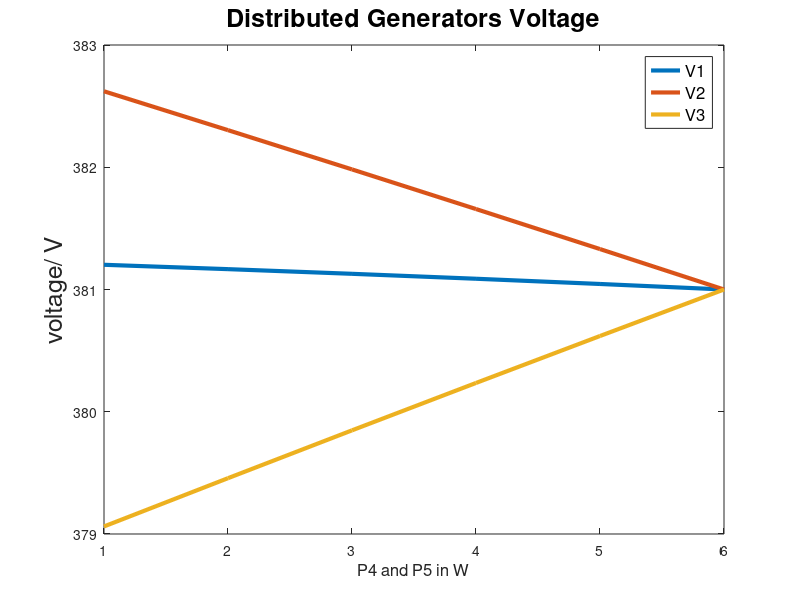
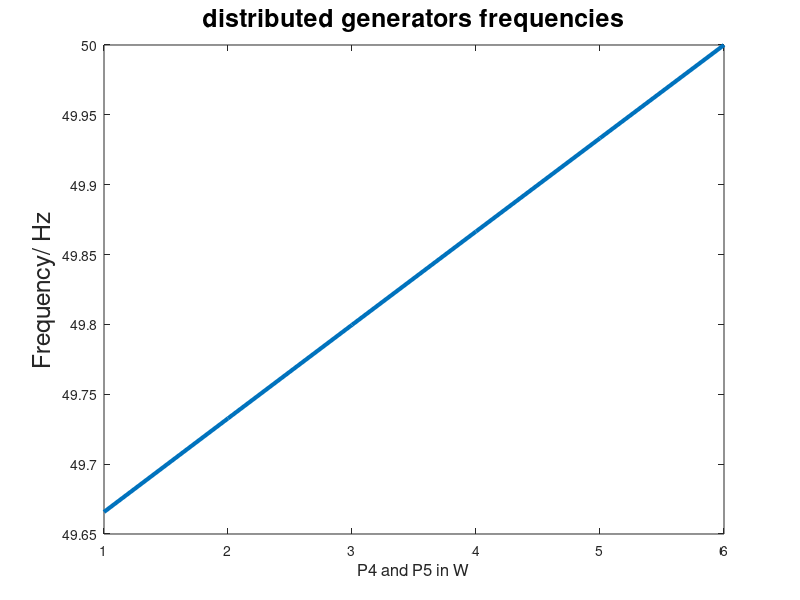
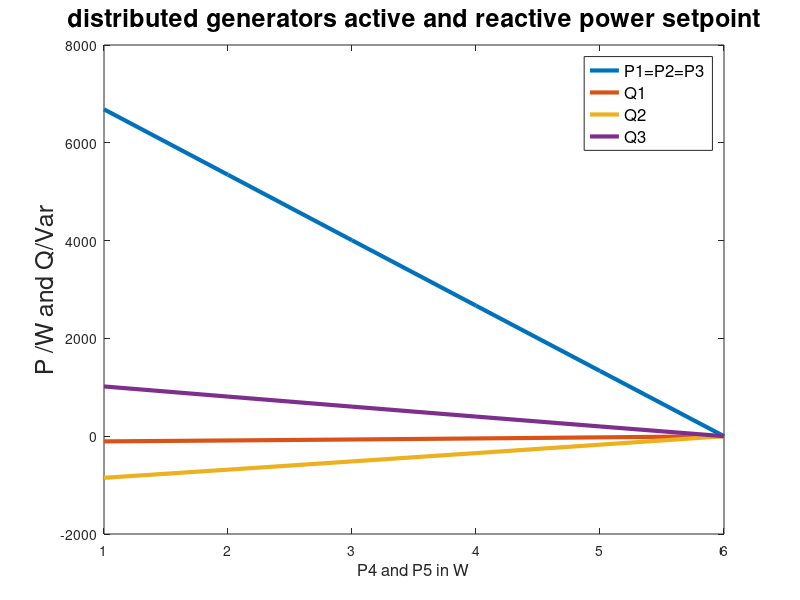

Write MATLAB code to recreate these figures, in order.
%bailan qiujie
% V1=[ 380.9988,          380.9979,           380.9968,       380.9957,           380.9946,     380.9936];
% V2=[ 381.0054 ,         381.0096,           381.0146,           381.0194,           381.0243 ,       381.0286];
% V3=[ 380.9958 ,         380.9925,           380.9885,           380.9846,           380.9807 ,       380.9772];
% theta1=[ -0.30046,           -2.9497e-27,        7.9269e-26,     -3.3888e-25,        9.849e-25 ,     -1.1073e-24];
% theta2=[ -37.9977,          0.0033262,          0.0050809,              0.0067473,      0.0084371,        0.0099387];
% theta3=[ -25.436,           -0.0049439,         -0.0075861,         -0.010117,          -0.012707  ,         -0.015028];
% frequency=[ 49.9998,            49.9996,            49.9995,        49.9993,        49.9991     ,                49.9989];
% P1 =[ 1241.4487,        2219.6264,      3400.8477,      4529.2185,      5680.1928   ,        6708.7416];
% P2 =[ 1241.4487,        2219.6264,      3400.8477,      4529.2185,      5680.1928,           6708.7416];
% P3 =[ 1241.4487,        2219.6264,      3400.8477,      4529.2185,      5680.1928,          6708.7416];
% 
% Q1 =[ 237.2718,         423.9725,           649.1155,       863.8527,       1082.5421,      1277.6598];
% Q2 =[ -1072.973,        -1914.1264,     -2924.8877,     -3885.3543,     -4859.988,      -5726.6436];
% Q3 =[ 839.701,          1502.9167,          2305.6683,      3074.4178,      3860.4994 ,      4564.6232];
% 
% I12 =[ -1.7351-0.11438i,-2.8947-1.1128i,-4.4204-1.7037i,-5.8683-2.2674i,-7.3356-2.8414i,    -8.6386-3.3535i];
% I23 =[ 2.2075+1.6186i,2.9142+3.9304i,4.4663+6.0181i,5.9498+8.0099i,7.46399+10.039i, 8.81806+11.8502i];
V1=[	381.202191769529	381.166427897021	  381.128350755551	          381.087936516854	381.04516107473	          	381
];
V2=[           382.621365873175	          382.303415226788	          381.982332803321	          381.658089352914	          381.330655161158	            381
];
V3=[          379.061733212261	          379.456591674867	          379.847849989733	           380.23550596131	          380.619556980339	           381
];
f=[      	          49.6657531774119	          49.7327488046591	          49.7996712536985	          49.8665205764806	          49.9332968148152	             50
];
P1 =[ 	          6684.93645176205	           5345.0239068189	          4006.57492603029	          2669.58847038823	          1334.06370369649	         	     0
];
Q1 =[ 	         -106.137411826213	         -87.3637254704018	         -67.3757246985485	         -46.1609012355257	         -23.7066009081133	              0
];
Q2 =[ 	         -851.110694579793	         -684.207468130049	         -515.660264210727	         -345.453728563783	          -173.57226307495	       	     0
];
Q3 =[  	          1017.46288070306	          810.188097182851	          604.803154995692	          401.309206661238	          199.707621869538	    	     0
];
% I12 =[ -1.7351-0.11438i,-2.8947-1.1128i,-4.4204-1.7037i,-5.8683-2.2674i,-7.3356-2.8414i,    -8.6386-3.3535i];
% I23 =[ 2.2075+1.6186i,2.9142+3.9304i,4.4663+6.0181i,5.9498+8.0099i,7.46399+10.039i, 8.81806+11.8502i];
% x=[1 0.8 0.6 0.4 0.2 0]*10000;
figure(1)
plot(V1,'linewidth',3)
hold on
plot(V2,'linewidth',3)
hold on
plot(V3,'linewidth',3)
xlabel('P4 and P5 in W','Fontsize',12')
ylabel('voltage/ V','Fontsize',18')
legend('V1','V2','V3','Fontsize',12')
title('Distributed Generators Voltage','Fontsize',18')

figure(2)
plot(f,'linewidth',3)
xlabel('P4 and P5 in W','Fontsize',12')
ylabel('Frequency/ Hz','Fontsize',18')
title('distributed generators frequencies','Fontsize',18')

figure(3)
plot(P1,'linewidth',3)
hold on
plot(Q1,'linewidth',3)
hold on
plot(Q2,'linewidth',3)
hold on
plot(Q3,'linewidth',3)
xlabel('P4 and P5 in W','Fontsize',12')
ylabel('P /W and Q/Var','Fontsize',18')
legend('P1=P2=P3','Q1','Q2','Q3','Fontsize',12')
title('distributed generators active and reactive power setpoint','Fontsize',18)
